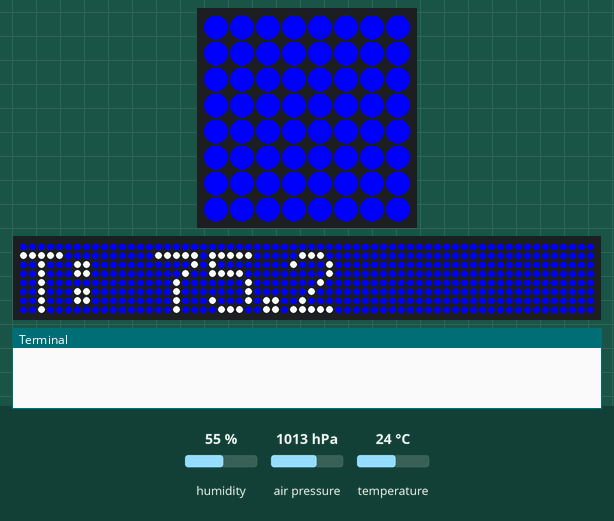
A program run on a simulated Raspberry Pi (BCM pin numbers) with a Sense HAT. Shown: the Sense HAT's 8×8 RGB LED matrix, a strip that is not on the board, showing the scrolling text unrolled, the last lines printed to the terminal. The inputs (shaded band) are chosen by the test bench; at power-on: temperature 24 °C, humidity 55 %, air pressure 1013 hPa. The 64×8 strip is a reading aid, not a part: it shows the text the matrix is scrolling, unrolled, one strip-width of it at a time.

Above: at 4.4 s.
7.9 s: temperature set to 12 °C
At 13.0 s:
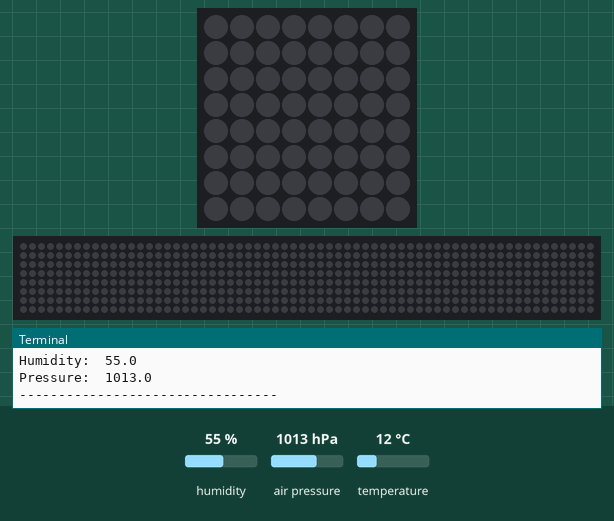
At 14.7 s:
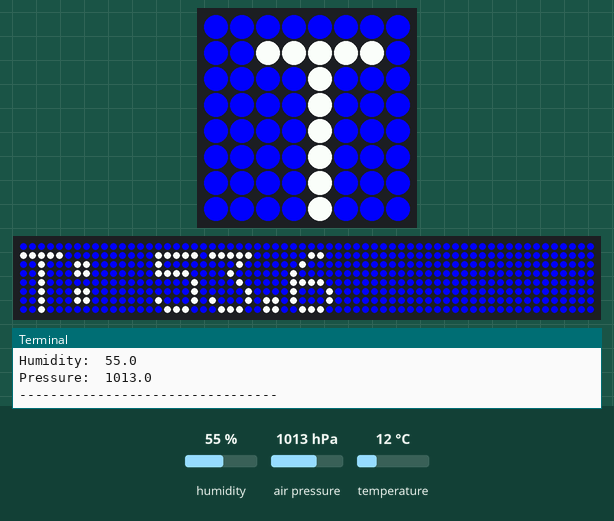
15.6 s: temperature set to 41 °C
At 28.11 s:
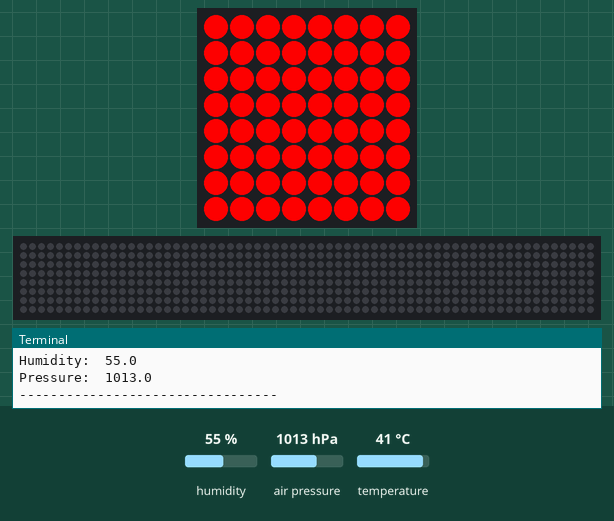

Measured:
- after the input at 15.6 s, the LEDs: first differ from a run without the input after 12.5 s (image 3)
- what the display in image 1 shows lasts 2.0 s, from 12.0 s to 14.0 s

The program:

weatherScript.py
```python
#!/usr/bin/python
from sense_hat import SenseHat
import time
import sys

sense = SenseHat()
sense.clear()
curr = 0

try:
	while True:
		temp = sense.get_temperature()
		temp = 1.8 * round(temp, 1) + 32
		if (temp >= 90):
			sense.show_message("T: " + str(temp), back_colour=[255,0,0])
		else:
			sense.show_message("T: " + str(temp), back_colour=[0,0,255])

		if abs(curr-temp) > 0.5:
			curr = temp
			print("Temperature F", temp)
			humidity = sense.get_humidity()
			humidity = round(humidity, 1)
			print("Humidity: ", humidity)
			pressure = sense.get_pressure()
			pressure = round(pressure, 1)
			print("Pressure: ", pressure)
			print("---------------------------------")
			sense.show_message("H: " + str(humidity) + " P: " + str(pressure), scroll_speed=(0.08))
		else:
			print("Change was less than 0.5")
		time.sleep(2)
		sense.clear()
except KeyboardInterrupt:
	pass

sense.clear()
```
